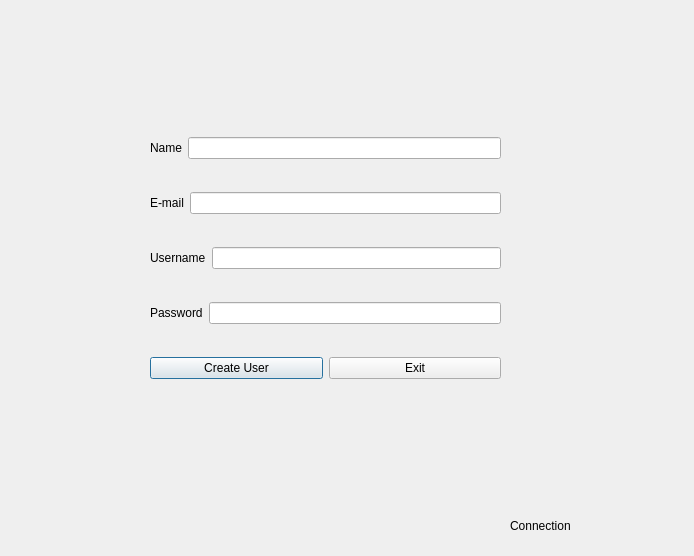
<?xml version="1.0" encoding="UTF-8"?>
<ui version="4.0">
 <class>CreateUser</class>
 <widget class="QDialog" name="CreateUser">
  <property name="geometry">
   <rect>
    <x>0</x>
    <y>0</y>
    <width>694</width>
    <height>556</height>
   </rect>
  </property>
  <property name="acceptDrops">
   <bool>true</bool>
  </property>
  <property name="windowTitle">
   <string>Dialog</string>
  </property>
  <widget class="QLabel" name="connLabel">
   <property name="geometry">
    <rect>
     <x>510</x>
     <y>510</y>
     <width>131</width>
     <height>31</height>
    </rect>
   </property>
   <property name="text">
    <string>Connection</string>
   </property>
  </widget>
  <widget class="QWidget" name="">
   <property name="geometry">
    <rect>
     <x>150</x>
     <y>110</y>
     <width>351</width>
     <height>301</height>
    </rect>
   </property>
   <layout class="QVBoxLayout" name="verticalLayout">
    <item>
     <layout class="QHBoxLayout" name="horizontalLayout_4">
      <item>
       <widget class="QLabel" name="nameLabel">
        <property name="text">
         <string>Name</string>
        </property>
       </widget>
      </item>
      <item>
       <widget class="QLineEdit" name="nameLineEdit"/>
      </item>
     </layout>
    </item>
    <item>
     <layout class="QHBoxLayout" name="horizontalLayout_3">
      <item>
       <widget class="QLabel" name="emailLabel">
        <property name="text">
         <string>E-mail</string>
        </property>
       </widget>
      </item>
      <item>
       <widget class="QLineEdit" name="emailLineEdit">
        <property name="text">
         <string/>
        </property>
       </widget>
      </item>
     </layout>
    </item>
    <item>
     <layout class="QHBoxLayout" name="horizontalLayout_2">
      <item>
       <widget class="QLabel" name="userNameLabel">
        <property name="text">
         <string>Username</string>
        </property>
       </widget>
      </item>
      <item>
       <widget class="QLineEdit" name="usernameLineEdit"/>
      </item>
     </layout>
    </item>
    <item>
     <layout class="QHBoxLayout" name="horizontalLayout">
      <item>
       <widget class="QLabel" name="passwordLabel">
        <property name="text">
         <string>Password</string>
        </property>
       </widget>
      </item>
      <item>
       <widget class="QLineEdit" name="passwordLineEdit"/>
      </item>
     </layout>
    </item>
    <item>
     <layout class="QHBoxLayout" name="horizontalLayout_5">
      <item>
       <widget class="QPushButton" name="pushButton">
        <property name="text">
         <string>Create User</string>
        </property>
       </widget>
      </item>
      <item>
       <widget class="QPushButton" name="pushButton_2">
        <property name="text">
         <string>Exit</string>
        </property>
       </widget>
      </item>
     </layout>
    </item>
   </layout>
  </widget>
 </widget>
 <resources/>
 <connections/>
</ui>
